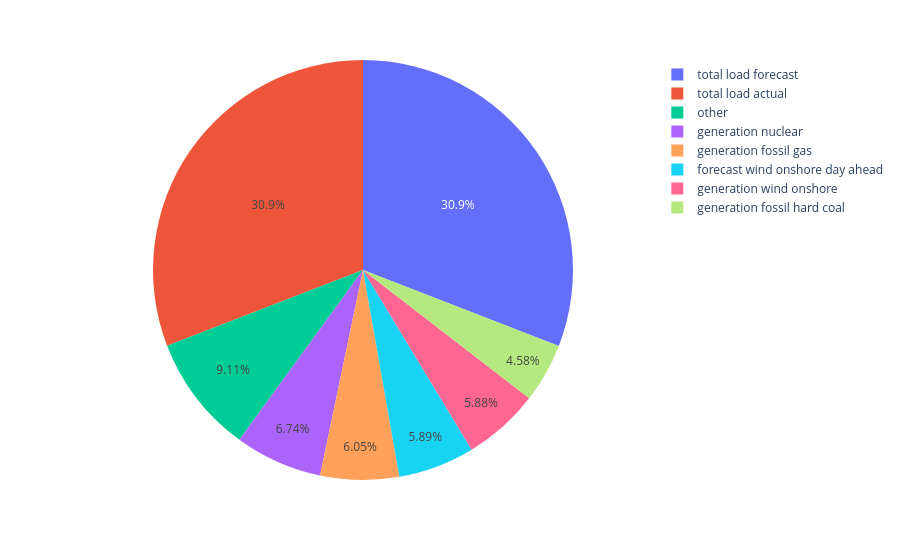

Source (notebook cell):
### Code cell
px.pie(values=mean_generation_values, names=mean_generation_values.index)

### Figure 1 — Plotly figure (JSON) as saved in the notebook; plotly's stock layout.template omitted (floating-point values rounded to 4 significant figures)
{"data": [{"domain": {"x": [0, 1], "y": [0, 1]}, "hovertemplate": "label=%{label}<br>value=%{value}<extra></extra>", "labels": ["total load forecast", "total load actual", "generation nuclear", "generation fossil gas", "forecast wind onshore day ahead", "generation wind onshore", "generation fossil hard coal", "other"], "legendgroup": "", "name": "", "showlegend": true, "type": "pie", "values": [28710.0, 28700.0, 6264.0, 5623.0, 5471.0, 5464.0, 4256.0, 8470.0]}], "layout": {"legend": {"tracegroupgap": 0}, "margin": {"t": 60}}}
